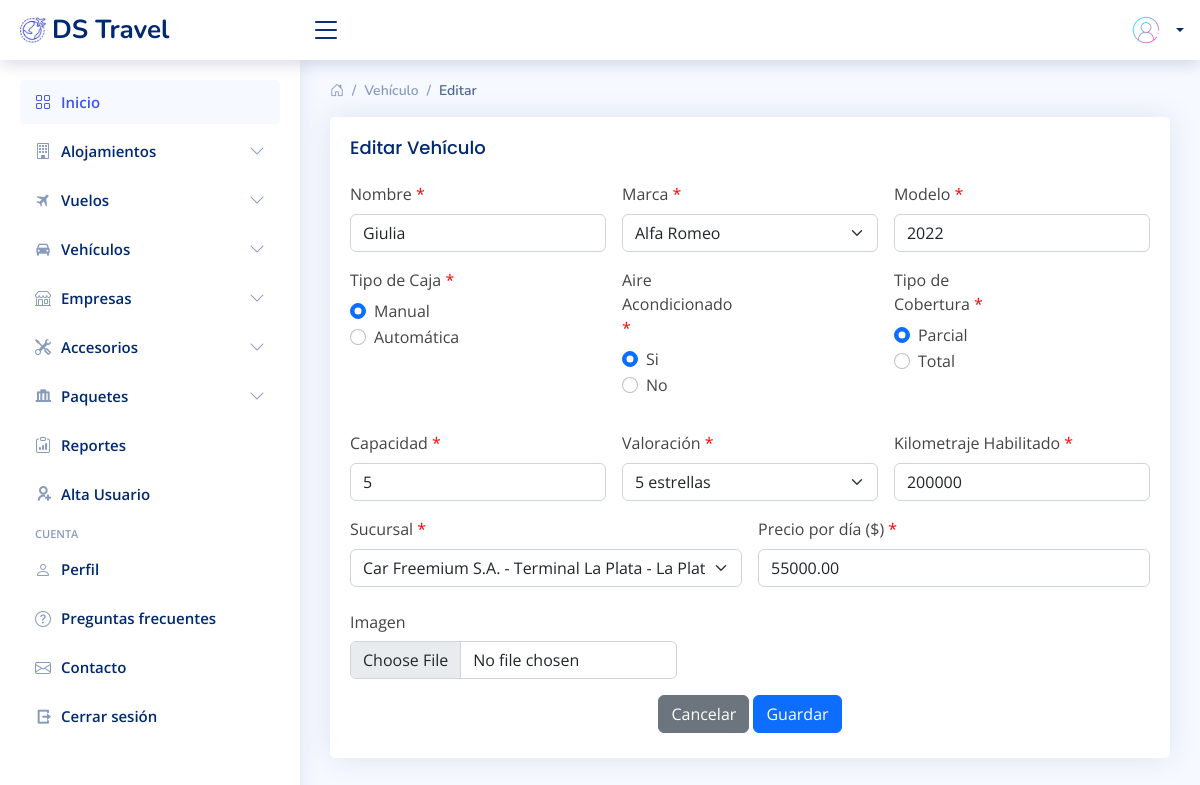
/Admin/sistema/editar-vehiculos.php?id=1, run on the app's committed database.
### tables this page shows
CREATE TABLE `vehiculo` (
  `OID` int(11) NOT NULL,
  `nombre` varchar(250) NOT NULL,
  `marca` varchar(250) NOT NULL,
  `modelo` varchar(250) NOT NULL,
  `imagen` longblob NOT NULL,
  `precioPorDia` float(10,2) NOT NULL,
  `capacidad` int(11) NOT NULL,
  `tipoCaja` varchar(250) NOT NULL,
  `aireAcondicionado` tinyint(4) NOT NULL,
  `kilometrajeHabilitado` int(11) NOT NULL,
  `tipoCobertura` varchar(100) NOT NULL,
  `valoracion` int(11) NOT NULL,
  `fk_sucursal` int(11) NOT NULL
);

CREATE TABLE `empresa` (
  `OID` int(11) NOT NULL,
  `nombre` varchar(250) NOT NULL,
  `CUIT` bigint(11) NOT NULL
);

### Admin/sistema/editar-vehiculos.php (the view, shortened to what this page needs)
<?php
	include "../conexion.php";
	if(empty($_REQUEST['id']) )
	{
		header("location: mod_baja-vehiculos.php");
		mysqli_close($conexion);
	}else{
		$idVehiculo = $_REQUEST['id'];
		$query = mysqli_query($conexion,"SELECT v.nombre, v.marca, v.modelo, v.precioPorDia, v.capacidad, v.tipoCaja, v.aireAcondicionado, v.kilometrajeHabilitado, v.tipoCobertura, v.valoracion, v.fk_sucursal, s.localidad, (s.nombre) as nomSucursal, (p.nombre) as nomProvincia, (e.nombre) as nomEmpresa FROM vehiculo v
                                                    INNER JOIN sucursal s
                                                        ON v.fk_sucursal = s.OID
                                                    INNER JOIN empresa e
                                                        ON s.fk_empresa = e.OID
                                                    INNER JOIN provincia p
                                                        ON s.fk_provincia = p.OID
                                                    WHERE v.OID = $idVehiculo ");
		$result = mysqli_num_rows($query);
		if($result > 0){
			while ($data = mysqli_fetch_array($query)) {
				$nombre = $data['nombre'];
				$marca = $data['marca'];
        $modelo = $data['modelo'];
				$precio = $data['precioPorDia'];
        $capacidad = $data['capacidad'];
				$tipoCaja = $data['tipoCaja'];
        $ac = $data['aireAcondicionado'];
				$km = $data['kilometrajeHabilitado'];
        $cobertura = $data['tipoCobertura'];
				$val = $data['valoracion'];
        $fk_suc = $data['fk_sucursal'];
        $localidad = $data['localidad'];
				$empNombre = $data['nomEmpresa'];
        $provincia = $data['nomProvincia'];
        $nomSucursal = $data['nomSucursal'];
			}
		}else{
			echo'<script type="text/javascript"> alert("El vehículo ha eliminar no existe en la base de datos.");
                    window.location.href="mod_baja-vehiculos.php"; </script>';
		}
	}
 ?>
<!DOCTYPE html>
<html lang="en">
<head>
  <link href="assets/vendor/bootstrap/css/bootstrap.min.css" rel="stylesheet">
  <link href="assets/vendor/bootstrap-icons/bootstrap-icons.css" rel="stylesheet">
  <link href="assets/vendor/boxicons/css/boxicons.min.css" rel="stylesheet">
  <link href="assets/vendor/quill/quill.snow.css" rel="stylesheet">
  <link href="assets/vendor/quill/quill.bubble.css" rel="stylesheet">
  <link href="assets/vendor/remixicon/remixicon.css" rel="stylesheet">
  <link href="assets/vendor/simple-datatables/style.css" rel="stylesheet">
  <link href="assets/css/style.css" rel="stylesheet">
</head>
<body>
  <?php include "includes/header.php"; ?>
  <?php include "includes/Sidebar.php"; ?>
  <main id="main" class="main">
    <div class="pagetitle">
      <nav>
        <ol class="breadcrumb">
        <li class="breadcrumb-item"><a href="home.php"><i class="bi bi-house-door"></i></a></li>
          <li class="breadcrumb-item">Vehículo</li>
          <li class="breadcrumb-item active">Editar</li>
        </ol>
      </nav>
    </div>
    <section class="section">
    <div class="card">
            <div class="card-body">
              <h5 class="card-title">Editar Vehículo</h5>
              <form class="row g-3 needs-validation" method="POST" action="" enctype="multipart/form-data" novalidate>
              <div class="col-md-4">
                  <label for="nombre" class="form-label">Nombre <font color="red">*</font></label>
                  <input type="text" class="form-control" name= "nombre" id="nombre" value="<?php echo $nombre; ?>" required>
                </div>
                <div class="col-md-4">
                  <label for="marca" class="form-label">Marca <font color="red">*</font></label>
                  <select name="marca" id="marca" class="form-select" required>
                    <option value="<?php echo $marca; ?>" selected="selected"><?php echo $marca; ?></option>
                  </select>
                </div>
                <div class="col-md-4">
                  <label for="modelo" class="form-label">Modelo <font color="red">*</font></label>
                  <input type="number" class="form-control" name="modelo" id="modelo" value="<?php echo $modelo; ?>" min="<?php echo date("Y")-10; ?>" max="<?php echo date("Y"); ?>" required>
                </div>
                <div class="col-md-4">
                <fieldset class="row mb-3">
                  <legend class="col-form-label col-sm-6 pt-0">Tipo de Caja <font color="red">*</font></legend>
                  <div class="col-sm-10">
                    <div class="form-check">
                      <input class="form-check-input" type="radio" name="caja" id="manual" value="Manual"
                      <?php if ($tipoCaja == "Manual"): ?> checked <?php endif; ?>
                      required>
                      <label class="form-check-label" for="caja">
                        Manual
                      </label>
                    </div>
                    <div class="form-check">
                      <input class="form-check-input" type="radio" name="caja" id="auto" value="Automática"
                      <?php if ($tipoCaja == "Automática"): ?> checked <?php endif; ?>
                      required>
                      <label class="form-check-label" for="caja">
                        Automática
                      </label>
                    </div>
                  </div>
                </fieldset>
  </div>
  <div class="col-md-4">
                <fieldset class="row mb-3">
                  <legend class="col-form-label col-sm-6 pt-0">Aire Acondicionado <font color="red">*</font></legend>
                  <div class="col-sm-10">
                    <div class="form-check">
                      <input class="form-check-input" type="radio" name="aire" id="si" value="1"
                      <?php if ($ac == 1): ?> checked <?php endif; ?>
                      required>
                      <label class="form-check-label" for="aire">
                        Si
                      </label>
                    </div>
                    <div class="form-check">
                      <input class="form-check-input" type="radio" name="aire" id="no" value="0"
                      <?php if ($ac == 0): ?> checked <?php endif; ?>
                      required>
                      <label class="form-check-label" for="aire">
                        No
                      </label>
                    </div>
                  </div>
                </fieldset>
  </div>
  <div class="col-md-4">
                <fieldset class="row mb-3">
                  <legend class="col-form-label col-sm-6 pt-0">Tipo de Cobertura <font color="red">*</font></legend>
                  <div class="col-sm-10">
                    <div class="form-check">
                      <input class="form-check-input" type="radio" name="cobertura" id="parcial" value="Parcial"
                      <?php if ($cobertura == "Parcial"): ?> checked <?php endif; ?>
                      required>
                      <label class="form-check-label" for="cobertura">
                        Parcial
                      </label>
                    </div>
                    <div class="form-check">
                      <input class="form-check-input" type="radio" name="cobertura" id="total" value="Total"
                      <?php if ($cobertura == "Total"): ?> checked <?php endif; ?>
                      required>
                      <label class="form-check-label" for="cobertura">
                        Total
                      </label>
                    </div>
                  </div>
                </fieldset>
                </div>
                <div class="col-md-4">
                  <label for="capacidad" class="form-label">Capacidad <font color="red">*</font></label>
                  <input type="number" class="form-control" name="capacidad" id="capacidad" value="<?php echo $capacidad; ?>" min="1" max="9" required>
                </div>
                <div class="col-md-4">
                  <label for="val" class="form-label">Valoración <font color="red">*</font></label>
                  <select name="val" id="val" class="form-select" required>
                    <?php
                    if($val == 1){
                      echo '<option value="$val" selected="selected">'.$val.' estrella</option>';
                    }else {
                      echo '<option value="'.$val.'" selected="selected">'.$val.' estrellas</option>';
                    }
                    ?>
                  </select>
                </div>
                <div class="col-md-4">
                  <label for="km" class="form-label">Kilometraje Habilitado <font color="red">*</font></label>
                  <input type="number" class="form-control" name="km" id="km" value="<?php echo $km; ?>" min="1" required>
                </div>
                <div class="col-md-6">
                  <label for="sucursal" class="form-label">Sucursal <font color="red">*</font></label>
                  <select id="sucursal" name="sucursal" class="form-select" required>
                    <option value="<?php echo $fk_suc; ?>" selected="selected"><?php echo $empNombre.' - '.$nomSucursal.' - '.$localidad.' - '.$provincia; ?></option>
                    </select>
                </div>
                <div class="col-md-6">
                  <label for="precio" class="form-label">Precio por día ($) <font color="red">*</font></label>
                  <input type="number" class="form-control" name="precioPorDia" id="precioPorDia" value="<?php echo $precio; ?>" step="0.01" min="5000" required>
                </div>
                <div class="col-md-6">
                  <label for="imagen" class="col-sm-2 col-form-label">Imagen</label>
                  <div class="col-sm-10">
                    <input class="form-control" type="file" name="imagen" id="imagen">
                  </div>
                </div>
                <div class="col-md-6">
                </div>
                <div class="text-center">
                  <a href="mod_baja-vehiculos.php" class="btn btn-secondary">Cancelar</a>
                  <button type="submit" class="btn btn-primary">Guardar</button>
                </div>
              </form>
            </div>
          </div>
    </section>
  </main>
  <?php include "includes/header.php"; ?>
</body>
</html>

### Admin/sistema/assets/css/style.css (style rules this page uses)
:root { scroll-behavior: smooth; }
body { font-family: "Open Sans", sans-serif; background: #f6f9ff; color: #444444; }
a { color: #4154f1; text-decoration: none; }
h1, h2, h3, h4, h5, h6 { font-family: "Nunito", sans-serif; }
#main { margin-top: 60px; padding: 20px 30px; transition: all 0.3s; }
.pagetitle { margin-bottom: 10px; }
.btn { margin-bottom: 5px; }
.card { margin-bottom: 30px; border: none; border-radius: 5px; box-shadow: 0px 0 30px rgba(1, 41, 112, 0.1); }
.card-title { padding: 20px 0 15px 0; font-size: 18px; font-weight: 500; color: #012970; font-family: "Poppins", sans-serif; }
.card-body { padding: 0 20px 20px 20px; }
.breadcrumb { font-size: 14px; font-family: "Nunito", sans-serif; color: #899bbd; font-weight: 600; }
.breadcrumb a { color: #899bbd; transition: 0.3s; }
.breadcrumb .breadcrumb-item::before { color: #899bbd; }
.breadcrumb .active { color: #51678f; font-weight: 600; }
@media (min-width: 1200px) { #main, #footer { margin-left: 300px; } }

### data on the page
vehiculo: nombre "Giulia", marca "Alfa Romeo", modelo "2022", tipoCaja "☑", aireAcondicionado "☑", tipoCobertura "☑", capacidad "5", val "5 estrellas", km "200000", sucursal "Car Freemium S.A. - Terminal La Plata - La Plata - Buenos Aires", precioPorDia "55000.00"
